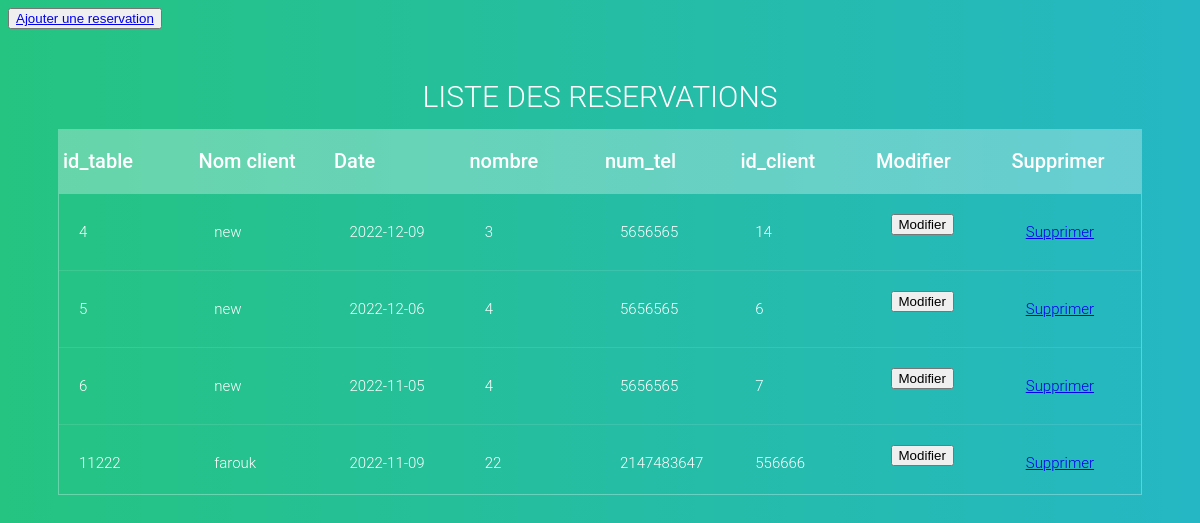
Screenshot of /Dhia/Back/oldVersion/view/afficherReservationold.php with the database file from the repository.
### tables this page shows
CREATE TABLE `reservation` (
  `id_table` int(11) NOT NULL,
  `name` varchar(30) NOT NULL,
  `datereservation` date NOT NULL,
  `nombre` int(11) NOT NULL,
  `num_tel` int(11) NOT NULL,
  `id_client` int(11) DEFAULT NULL
);

### Dhia/Back/oldVersion/controller/reservationc.php (called while the page is built, shortened)
<?php
class reservationc{
	function afficherreservation(){
		$sql="SELECT * FROM reservation ";
		$db=config::getConnexion();
		try{
			$liste=$db->query($sql);
			return $liste;
		}
		catch(Exception $e){
			die("erreur:".$e->getMessage());
		}
	}
}
?>

### Dhia/Back/oldVersion/view/afficherReservationold.php (the view, shortened to what this page needs)
<?php
	include '../Controller/reservationc.php';
	$reservationC=new reservationc();
	$listereservation=$reservationC->afficherreservation();
?>
<html>
	<head>
	</head>
	<body>
	   <button><a href="AjouterReservation.php">Ajouter une reservation</a></button>
	   <section>
		<center><h1>Liste des reservations </h1></center>
		<div class="tbl-header">
		<table cellpadding="0" cellspacing="0" border="0" align="center">
		<thead>
			<tr>
				<th>id_table</th>
				<th>Nom client</th>
				<th>Date</th>
                <th>nombre</th>
				<th>num_tel</th>
				<th>id_client</th>
				<th>Modifier</th>
				<th>Supprimer</th>
				</thead>
			</table>
			</div>
			<div class="tbl-content">
			<table cellpadding="0" cellspacing="0" border="0" align="center">
			<tbody>
			<?php
			foreach($listereservation as $reservationC){
			?>
			<tr>
		 		<td><?php echo $reservationC['id_table']; ?></td>
				<td><?php echo $reservationC['name']; ?></td>
		 		<td><?php echo $reservationC['datereservation']; ?></td>
				<td><?php echo $reservationC['nombre']; ?></td>
		 		<td><?php echo $reservationC['num_tel']; ?></td>
		 		<td><?php echo $reservationC['id_client']; ?></td>
				<td>
		 			<form method="POST" action="modifierReservation.php">
					<input type="submit" name="Modifier" value="Modifier">
		 			</form>
		 		</td>
		<td>
		 			<a href="supprimerReservation.php?id_table=<?php echo $reservationC['id_table']; ?>">Supprimer</a>
				</td>
		 	</tr>
		 	<?php
		 		}
		 	?>
		 </tbody>
    </table>
  </div>
</section>
	</body>
</html>

### Dhia/Back/oldVersion/view/afficherReservationold.php (style rules this page uses)
h1 { font-size: 30px; color: #fff; text-transform: uppercase; font-weight: 300; text-align: center; margin-bottom: 15px; }
table { width:100%; table-layout: fixed; }
.tbl-header { background-color: rgba(255,255,255,0.3); }
.tbl-content { height:300px; overflow-x:auto; margin-top: 0px; border: 1px solid rgba(255,255,255,0.3); }
th { padding: 20px 5px; text-align: left; font-weight: 500; font-size: 20px; color: #fff; }
td { padding: 20px ; text-align: middle; vertical-align:middle; font-weight: 300; font-size: 15px; color: #fff; border-bottom: solid 1px rgba(255,255,255,0.1); }
body { background: -webkit-linear-gradient(left, #25c481, #25b7c4); background: linear-gradient(to right, #25c481, #25b7c4); font-family: 'Roboto', sans-serif; }
section { margin: 50px; }

### rows the page displays
reservation: id_table "4", name "new", datereservation "2022-12-09", nombre "3", num_tel "5656565", id_client "14"
reservation: id_table "5", name "new", datereservation "2022-12-06", nombre "4", num_tel "5656565", id_client "6"
reservation: id_table "6", name "new", datereservation "2022-11-05", nombre "4", num_tel "5656565", id_client "7"
reservation: id_table "11222", name "farouk", datereservation "2022-11-09", nombre "22", num_tel "2147483647", id_client "556666"
